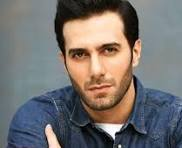
#> input picture opencv-image-transformations/tabdil.jpg, 182 x 148 px
$ python image_transformations.py
#> lines starting #> are read from the running program, lines starting #| are printed output that depends on the picture
import cv2
import numpy as np
import os
print("📁 مسیر فعلی اجرای برنامه:", os.getcwd())


image = cv2.imread(r"tabdil.jpg")
#> image is the input picture: shape (148, 182, 3); mean B, G, R 111.4, 113.3, 117.5
if image is None:
    print(" تصویر پیدا نشد! مسیر فایل را بررسی کن.")
    exit()

def rotate_image(img, angle=45):
#> called with angle = 45
    h, w = img.shape[:2]
#> h = 148; w = 182
    center = (w // 2, h // 2)
#> center = (91, 74)
    M = cv2.getRotationMatrix2D(center, angle, 1.0)
    cos_val = np.abs(M[0, 0])
#> cos_val = 0.707
    sin_val = np.abs(M[0, 1])
#> sin_val = 0.707
    new_w = int((h * sin_val) + (w * cos_val))
#> new_w = 233
    new_h = int((h * cos_val) + (w * sin_val))
#> new_h = 233

    M[0, 2] += (new_w / 2) - center[0]
    M[1, 2] += (new_h / 2) - center[1]

    rotated = cv2.warpAffine(img, M, (new_w, new_h), borderMode=cv2.BORDER_REFLECT)
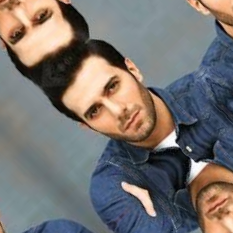
#> rotated: shape (233, 233, 3); mean B, G, R 111.4, 113.8, 118.6
    return rotated


def wave_distortion(img, amplitude=20, frequency=30):

#> called with amplitude = 25, frequency = 40
    h, w = img.shape[:2]
#> h = 148; w = 182


    x = np.arange(w)
#> x = 182 values from 0 to 181
    y = np.arange(h)
#> y = 148 values from 0 to 147
    x_map, y_map = np.meshgrid(x, y)


    x_map = x_map + amplitude * np.sin(2 * np.pi * y_map / frequency)

    x_map = x_map.astype(np.float32)
    y_map = y_map.astype(np.float32)
    waved = cv2.remap(img, x_map, y_map, interpolation=cv2.INTER_LINEAR, borderMode=cv2.BORDER_REFLECT)
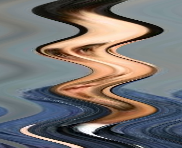
#> waved: shape (148, 182, 3); mean B, G, R 111.5, 113.5, 117.6
    return waved

rotated = rotate_image(image, 45)
waved = wave_distortion(image, amplitude=25, frequency=40)


cv2.imwrite("rotated_output.jpg", rotated)
cv2.imwrite("waved_output.jpg", waved)

cv2.imshow("tabdil.jpg", image)
cv2.imshow("🔄 چرخش 45 درجه‌ای", rotated)
cv2.imshow("🌊 اعوجاج موجی نرم", waved)

cv2.waitKey(0)
cv2.destroyAllWindows()
